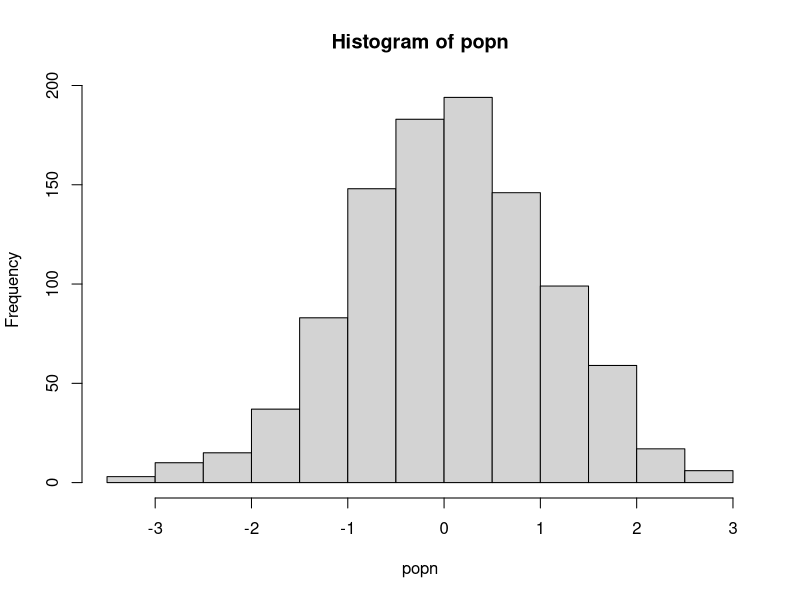

Source code (R):
#!/usr/bin/env R

### Functions ###

## A function to take a sample of size n from a population "popn" ad return its mean
myexperiment <- function(popn, n) {
    pop_sample <- sample(popn, n, replace = FALSE)
    return( mean(pop_sample))
}

## Calculate means using a for loop without preallocation:
loopy_sample1 <- function(popn, n, num) {
    result1 <- vector() # intialize empty vector of size 1
    for(i in 1:num) {
        result1 <- c(result1, myexperiment(popn, n))
    }
    return(result1)
}

## To run "num" iterations of the experiment using a for loop on a vector with preallocation:
loopy_sample2 <- function(popn, n, num) {
    result2 <- vector(,num) #preallocate expected size
    for(i in 1:num) {
        result2[i] <- myexperiment(popn, n)
    }
    return(result2)
}

## To run "num" iterations of the experiment using a for loop on a list with preallocation:
loopy_sample3 <- function(popn, n, num) {
    result3 <- vector("list", num) # preallocate expected size
    for(i in 1:num) {
        result3[[i]] <- myexperiment(popn, n)
    }
    return(result3)
}

## To run "num" iterations of the experiment using vectorization with lapply:
lapply_sample <- function(popn, n, num) {
    result4 <- lapply(1:num, function(i) myexperiment(popn, n))
    return(result4)
}

## To run "num" iterations of the experiment using vectorization with lapply
sapply_sample <- function(popn, n, num) {
    result5 <- sapply(1:num, function(i) myexperiment(popn, n))
    return(result5)
}

### Generate a population ###
popn <- rnorm(1000)
hist(popn)

### Run and time the differences ###
n <- 20 # sample size for each experiment
num <- 1000 # number of times to return the experiment

print("The loopy, non-preallocation approach takes:")
print(system.time(loopy_sample1(popn, n, num)))

print("The loopy, but with preallocation approach takes:")
print(system.time(loopy_sample2(popn, n, num)))

print("The loopy, non-preallocation approach on a list takes:")
print(system.time(loopy_sample3(popn, n, num)))

print("The vectorized sapply approach takes:")
print(system.time(sapply_sample(popn, n, num)))

print("The vectorized lapply approach takes:")
print(system.time(lapply_sample(popn, n, num)))

print("Script done!")